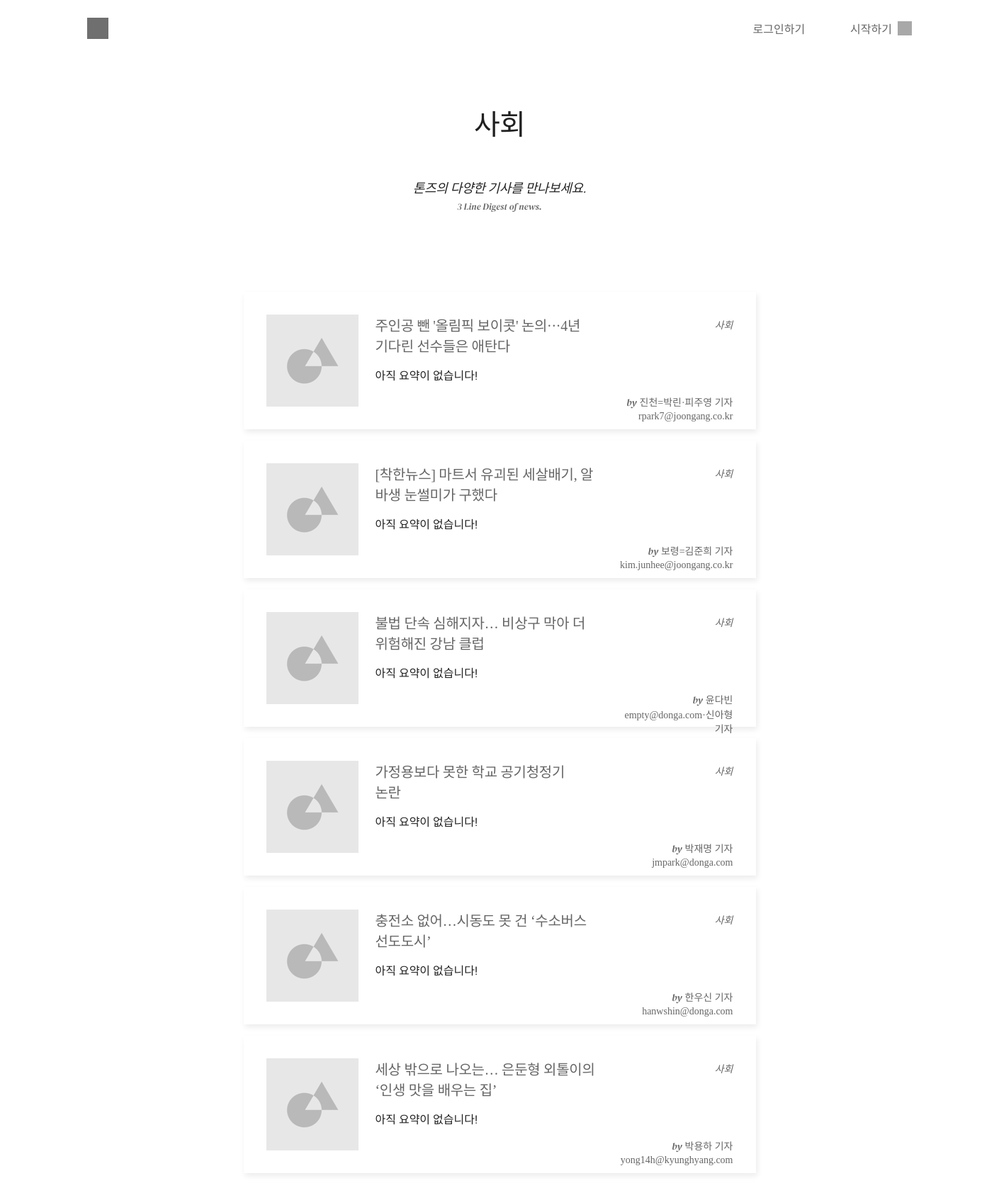
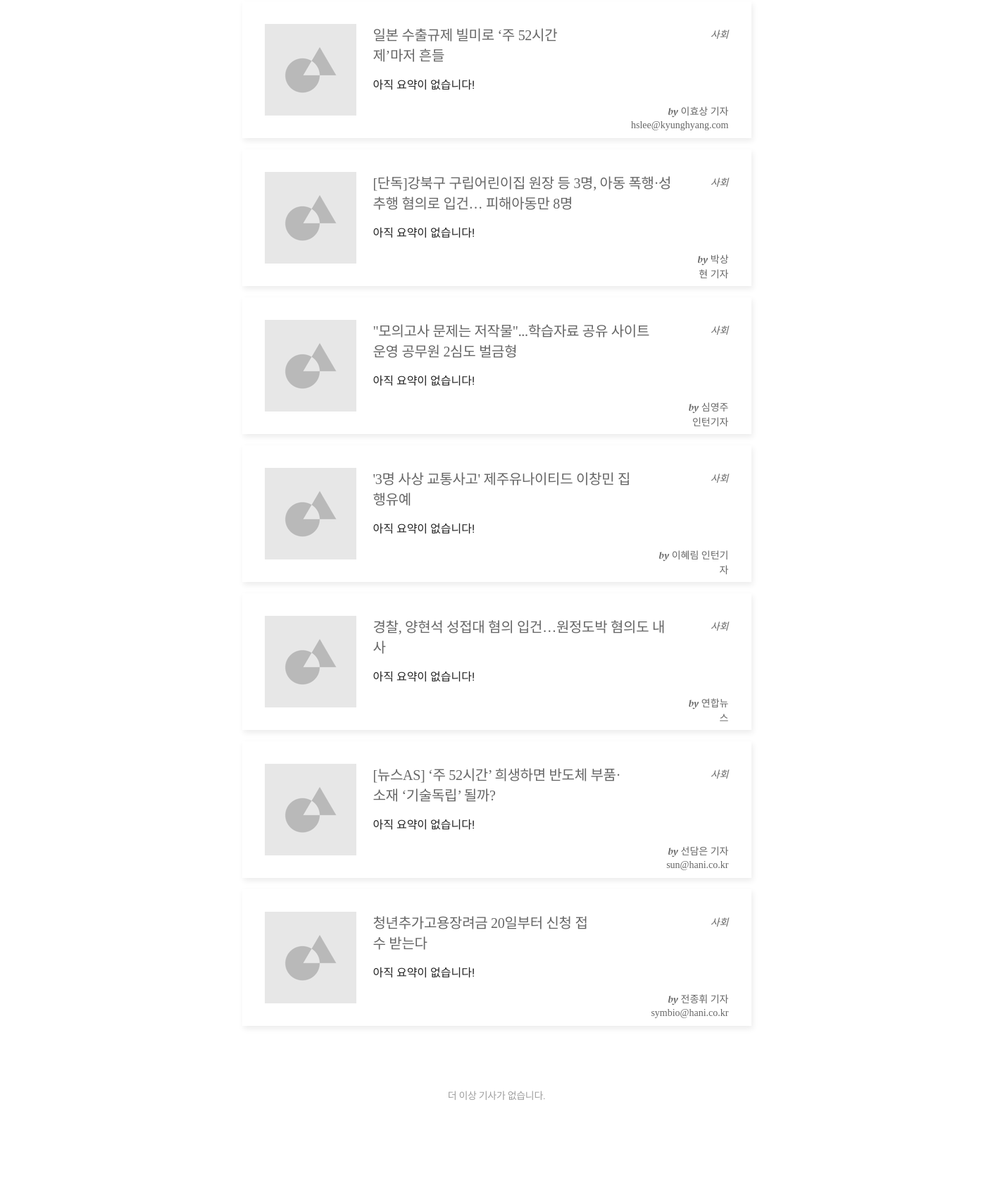
The app's page /category/4/ (upper part) with its own data (2 pictures, top to bottom).
### category/models.py (models this page shows, shortened)
class Category(models.Model):
    name = models.TextField(max_length=10,default='')
    class Meta:
        verbose_name_plural = "Categories"

### article/models.py (models this page shows, shortened)
class Article(models.Model):
    title = models.CharField(max_length=200)
    writer = models.CharField(max_length=50)
    pub_date = models.DateTimeField(auto_now_add=False)
    category = models.ForeignKey(Category, on_delete=models.CASCADE, null = True)
    content = models.TextField()
    original = models.TextField()
    stars = models.FloatField(default=0)
    photo = models.ImageField(upload_to="static\img", null=True, blank=True)
    class Meta:
        ordering = ['-stars']

### category/views.py (the view, shortened to what this page needs)
# urls.py: path('<int:category_id>/', views.cat_detail, name="cat_detail"),
def cat_detail(request, category_id):
    category = get_object_or_404(Category, pk = category_id)
    article_list = Article.objects.filter(category=category_id)
    best_summ_list = dict()
    for article in article_list:
        try:
            best_summ_list[article.id] = Summary.objects.filter(belongsto_article=article.id).latest('obj_count')
        except: #요약이 하나도 없을 경우
            best_summ_list[article.id] = '아직 요약이 없습니다!'
    context = {
    'category':category,
    'article_list':article_list,
    'best_summ_list' : best_summ_list,
    }
    from django.template.defaulttags import register
    return render(request, 'category/category_detail.html', context)

### category/templates/category/category_detail.html (shortened to what this page needs)
{% extends 'base.html' %}
{% load staticfiles %}
{% block css %}
<link rel="stylesheet" href="{%static 'css/category_detail.css'%}">
{% endblock css %}
{% block contents %}
    <div class="wrapper">
        <div class="category_container">
            <div class="category_title_1">
                {{category.name}}</div>
            <div class="category_title_2">톤즈의 다양한 기사를 만나보세요.</div>
            <div class="category_title_3">3 Line Digest of news.</div>
        </div>
    </div>
    <div class="wrapper">
        <div class="middle_contents_container">
            <ul class="category_article">
                {% for article in article_list%}
                <li>
                    <a href="#">
                        <div class="category_article_content">
                            <img src="{% static 'img/test_photo_2.png' %}" alt="">
                            <div class="category_article_textcontainer">
                                <div class="catebory_article_title">
                                    <a href="{% url 'article:detail' article.id %}">{{article.title}}</a>
                                </div>
                                <div class="text">
                                    {% for key, value in best_summ_list.items %}
                                    {% if key == article.id %}
                                    <div class="line_1">{{ value }}</div>
                                    {%endif%}
                                    {% endfor %}
                                </div>
                            </div>
                            <div class="category_article_othercontainer">
                                <div id="category_category"><a href="{% url 'category:cat_detail' category.id %}">{{category.name}}</a></div>
                                <div id="writer">
                                    {% if article.writer %}
                                    <span class="by">by</span>
                                    <span class="name">{{article.writer}}</span></div>
                                    {% endif %}
                            </div>
                        </div>
                    </a>
                </li>
                {% endfor %}
            </ul>
        </div>
    </div>
    <div class="wrapper">
        <div class="no_more_container">
            <div class="no_more">더 이상 기사가 없습니다.</div>
        </div>
    </div>
{% endblock %}

### static/css/home.css (style rules this page uses)
body { margin: 0; overflow-x: hidden; }
ul { padding: 0; margin: 0; }
li { list-style: none; }
a { text-decoration: none; color: #000000; }
.text .line_1, .line_2, .line_3 { font-family: 'Song Myung', serif; font-size: 1rem; color: #000000; text-align: left; opacity: 0.87; }
#writer { padding-left: 24px; }
#writer .by { opacity: 0.6; font-family: 'DM Serif Display', serif; font-style: italic; font-size: 14px; letter-spacing: 0; }
#writer .name { opacity: 0.6; font-family: 'Noto Sans KR', serif; font-size: 14px; color: #000000; letter-spacing: 0; }
.wrapper { width: 960px; margin: 0 auto; }
.middle_contents_container { padding-top: 104px; padding-bottom: 96px; }
.category_container { display: flex; flex-direction: column; align-items: center; }
.category_title_1 { opacity: 0.87; font-family: 'Song Myung', serif; font-size: 18px; color: #000000; letter-spacing: -0.3px; }
.category_title_2 { opacity: 0.6; font-family: 'DM Serif Display', serif; font-style: italic; font-size: 13px; color: #000000; padding-top: 6px; }
.category_article { padding-top: 48px; width: 723px; margin: 0 auto; }
.category_article li { height: 194px; background: #FFFFFF; box-shadow: 2px 4px 8px 0 rgba(0, 0, 0, 0.08); margin-bottom: 16px; }
.category_article_content { height: 130px; display: flex; padding: 32px; }
.category_article_textcontainer { padding-left: 24px; }
.catebory_article_title { font-family: 'Noto Sans KR', serif; font-size: 20px; color: #000000; letter-spacing: -0.3px; text-align: left; opacity: 0.6; }
.category_article_textcontainer .text { padding-top: 15px; }
.category_article_othercontainer { text-align: right; }
.category_article_othercontainer #category_category { padding-top: 4px; opacity: 0.6; font-family: 'DM Serif Display', serif; font-style: italic; font-size: 14px; color: #000000; }
.category_article_othercontainer #writer { padding-top: 88px; }

### static/css/footer.css (style rules this page uses)
body { margin: 0; overflow-x: hidden; }
ul { padding: 0; margin: 0; }
li { list-style: none; }
a { text-decoration: none; color: #000000; }

### records on screen
Category: name "사회"
Article: title "주인공 뺀 '올림픽 보이콧' 논의···4년 기다린 선수들은 애탄다", best_summ_list "아직 요약이 없습니다!", writer "진천=박린·피주영 기자 rpark7@joongang.co.kr"
Article: title "[착한뉴스] 마트서 유괴된 세살배기, 알바생 눈썰미가 구했다", best_summ_list "아직 요약이 없습니다!", writer "보령=김준희 기자 kim.junhee@joongang.co.kr"
Article: title "불법 단속 심해지자… 비상구 막아 더 위험해진 강남 클럽", best_summ_list "아직 요약이 없습니다!", writer "윤다빈 empty@donga.com·신아형 기자"
Article: title "가정용보다 못한 학교 공기청정기 논란", best_summ_list "아직 요약이 없습니다!", writer "박재명 기자 jmpark@donga.com"
Article: title "충전소 없어…시동도 못 건 ‘수소버스 선도도시’", best_summ_list "아직 요약이 없습니다!", writer "한우신 기자 hanwshin@donga.com"
Article: title "세상 밖으로 나오는… 은둔형 외톨이의 ‘인생 맛을 배우는 집’", best_summ_list "아직 요약이 없습니다!", writer "박용하 기자 yong14h@kyunghyang.com"
Article: title "일본 수출규제 빌미로 ‘주 52시간제’마저 흔들", best_summ_list "아직 요약이 없습니다!", writer "이효상 기자 hslee@kyunghyang.com"
Article: title "[단독]강북구 구립어린이집 원장 등 3명, 아동 폭행·성추행 혐의로 입건… 피해아동만 8명", best_summ_list "아직 요약이 없습니다!", writer "박상현 기자"
Article: title "\"모의고사 문제는 저작물\"...학습자료 공유 사이트 운영 공무원 2심도 벌금형", best_summ_list "아직 요약이 없습니다!", writer "심영주 인턴기자"
Article: title "'3명 사상 교통사고' 제주유나이티드 이창민 집행유예", best_summ_list "아직 요약이 없습니다!", writer "이혜림 인턴기자"
Article: title "경찰, 양현석 성접대 혐의 입건…원정도박 혐의도 내사", best_summ_list "아직 요약이 없습니다!", writer "연합뉴스"
Article: title "[뉴스AS] ‘주 52시간’ 희생하면 반도체 부품·소재 ‘기술독립’ 될까?", best_summ_list "아직 요약이 없습니다!", writer "선담은 기자 sun@hani.co.kr"
Article: title "청년추가고용장려금 20일부터 신청 접수 받는다", best_summ_list "아직 요약이 없습니다!", writer "전종휘 기자 symbio@hani.co.kr"
